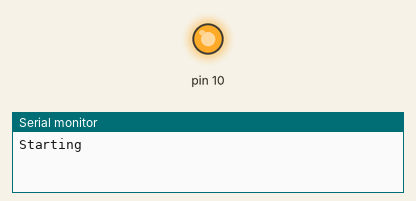
Simulated run of this sketch. Board: Arduino Uno, built with avr-gcc and run on an emulated ATmega328P. Parts: output pins drawn as LEDs (lit = HIGH), the last lines printed to the serial monitor.

Above: at 0.1 s.
At 39.4 s:
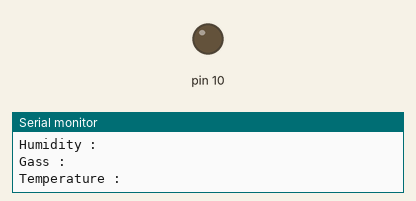
Timing chart, 0 to 40.0 s (numbered marks = the images above):
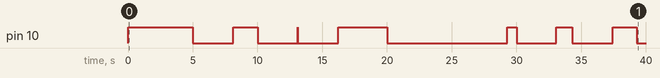

The sketch:

Master_Arduino_Uno.ino
```cpp
#include <SPI.h>
 char c;
 //#define SS 10
  unsigned long temptime;
  unsigned long humtime;
  unsigned long presstime;
  unsigned long gasstime;
  unsigned long sendtime;
  int tempflag=0;
  int humflag=0;
  int gassflag=0;
  int pressflag=0;
  int sendflag=0;
  const char * p ;
  char buf [200];
  int pos;

void setup (void)
{
  Serial.begin (115200);
  Serial.println ("Starting");
  digitalWrite(SS, HIGH);  // ensure SS stays high for now
  SPI.begin ();
  SPI.setClockDivider(SPI_CLOCK_DIV8);

}  // end of setup

void loop ()
{
  if(tempflag==0){
  temptime = millis();
  tempflag=1;
  }
  if(millis()-temptime > 5000){
    tempflag=0;
    p = "Temperature\r";
    char c;
   //Serial.print("");
   digitalWrite(SS, LOW); // enable Slave Select
   for (p ; c = *p; p++)
   {
      SPI.transfer(c);
      delay(10);
   }


  pos=0;
  sendtime=millis();
  while(millis()-sendtime < 3000){

    delay (100);
    buf [pos++] = SPI.transfer (0);

    }

  digitalWrite(SS, HIGH);
  String Datarec=String(buf);
  Serial.print("Temperature : "); Serial.println(Datarec);
  memset(buf, 0, sizeof buf);
 }

   if(humflag==0){
  humtime = millis();
  humflag=1;
  }
  if(millis()-humtime > 10000){
    humflag=0;
    p = "Humidity\r";
    char c;
   //Serial.print("");
   digitalWrite(SS, LOW); // enable Slave Select
   for (p ; c = *p; p++)
   {
      SPI.transfer(c);
      delay(10);
   }

  pos=0;
  sendtime=millis();
  while(millis()-sendtime < 3000){
    delay(100);
    buf [pos++] = SPI.transfer (0);
    }

  digitalWrite(SS, HIGH);
  String Datarec=String(buf);
  Serial.print("Humidity : "); Serial.println(Datarec);
  memset(buf, 0, sizeof buf);

 }

    if(pressflag==0){
  presstime = millis();
  pressflag=1;
  }
  if(millis()-presstime > 20000){
    pressflag=0;
    p = "Pressure\r";
     char c;
   //Serial.print("");
   digitalWrite(SS, LOW); // enable Slave Select
   for (p ; c = *p; p++)
   {
      SPI.transfer(c);
      delay(10);
   }

  pos=0;
  sendtime=millis();
  while(millis()-sendtime < 3000){
    delay(100);
    buf [pos++] = SPI.transfer (0);
    }

  digitalWrite(SS, HIGH);
  String Datarec=String(buf);
  Serial.print("Pressure : "); Serial.println(Datarec);
  memset(buf, 0, sizeof buf);

 }

   if(gassflag==0){
  gasstime = millis();
  gassflag=1;
  }
  if(millis()-gasstime > 30000){
    gassflag=0;
    p = "Gass\r";
     char c;
   //Serial.print("");
   digitalWrite(SS, LOW); // enable Slave Select
   for (p ; c = *p; p++)
   {
      SPI.transfer(c);
      delay(10);
   }

  pos=0;
  sendtime=millis();
  while(millis()-sendtime < 3000){
    delay(100);
    buf [pos++] = SPI.transfer (0);
    }

  digitalWrite(SS, HIGH);
  String Datarec=String(buf);
  Serial.print("Gass : "); Serial.println(Datarec);
  memset(buf, 0, sizeof buf);

 }

//  if(Datarec[0]="T"){
//    //Datarec[0]="";
//    Serial.print("Temperature : "); Serial.println(Datarec);
//    Datarec="";
//  }
//    if(Datarec[0]="H"){
//   // Datarec[0]="";
//    Serial.print("Humidity : "); Serial.println(Datarec);
//    Datarec="";
//  }
//    if(Datarec[0]="P"){
//    //Datarec[0]="";
//    Serial.print("Pressure : "); Serial.println(Datarec);
//    Datarec="";
//  }
//   if(Datarec[0]="G"){
//    //Datarec[0]="";
//    Serial.print("Gass : "); Serial.println(Datarec);
//    Datarec="";
//  }


//  if(tempflag==0){
//  temptime = millis();
//  tempflag=1;
//  }
//  if(millis()-temptime > 1000){
//    tempflag=0;
//  //  Serial.println("Receiving temp value every sec");
//   digitalWrite(SS, LOW); // enable Slave Select
//   for (const char * p = "Temperature\r" ; c = *p; p++)
//   {
//    delayMicroseconds (15);
//      SPI.transfer(c);
//   }
//
//  char newdata=SPI.transfer(0);
//      // initiate transmission
//  for (int pos = 0; pos< 20; pos++)
//    {
//    //Serial.print("spi 0 buf temp : "); Serial.println (buf);
//    delayMicroseconds (15);
//    buf [pos] = SPI.transfer (0);
//
//    }
//    SPI.transfer(1);
//  //buf [sizeof (buf) - 1] = 0;  // ensure terminating null
//    Serial.print ("Received : ");
//    Serial.println (newdata);
//   digitalWrite(SS, HIGH); // disable Slave Select
//  }
//
//  if(humflag==0){
//  humtime = millis();
//  humflag=1;
//  }
//  if(millis()-humtime > 2000){
//    humflag=0;
//  //   Serial.println("Receiving hum value every 2 sec");
//      digitalWrite(SS, LOW); // enable Slave Select
//   for (const char * p = "Humidity\r" ; c = *p; p++)
//   {
//      SPI.transfer(c);
//   }
//   digitalWrite(SS, HIGH); // disable Slave Select
//
//  }
//
//  if(pressflag==0){
//  presstime = millis();
//  pressflag=1;
//  }
//  if(millis()-presstime > 5000){
//    pressflag=0;
//  //  Serial.println("Receiving press value every 5 sec");
//         digitalWrite(SS, LOW); // enable Slave Select
//   for (const char * p = "Pressure\r" ; c = *p; p++)
//   {
//      SPI.transfer(c);
//   }
//   digitalWrite(SS, HIGH); // disable Slave Select
//
//
//  }
//
//  if(gassflag==0){
//  gasstime = millis();
//  gassflag=1;
//  }
//  if(millis()-gasstime > 10000){
//    gassflag=0;
// //   Serial.println("Receiving gass value every 10 sec");
//         digitalWrite(SS, LOW); // enable Slave Select
//   for (const char * p = "Gass\r" ; c = *p; p++)
//   {
//      SPI.transfer(c);
//   }
//   digitalWrite(SS, HIGH); // disable Slave Select
//
//  }
}


//  // enable Slave Select
//  digitalWrite(SS, LOW);
//  SPI.transfer (1);   // initiate transmission
//  for (int pos = 0; pos < sizeof (buf) - 1; pos++)
//    {
//    delayMicroseconds (15);
//    buf [pos] = SPI.transfer (0);
//    if (buf [pos] == 0)
//      {
//      break;
//      }
//    }
//
//  buf [sizeof (buf) - 1] = 0;  // ensure terminating null
//
//  // disable Slave Select
//  digitalWrite(SS, HIGH);
//
//  Serial.print ("Received : ");
//  Serial.println (buf);
//
//    int tempval=random(10);
//    Serial.print("Sending Temperature Value: "); Serial.println(tempval);
//    digitalWrite(SS, LOW);
//    SPI.transfer(2);
//    SPI.transfer(tempval);
//    delay(10);
//    digitalWrite(SS, HIGH);
//
//
//  delay (1000);  // 1 second delay
 // end of loop
```
